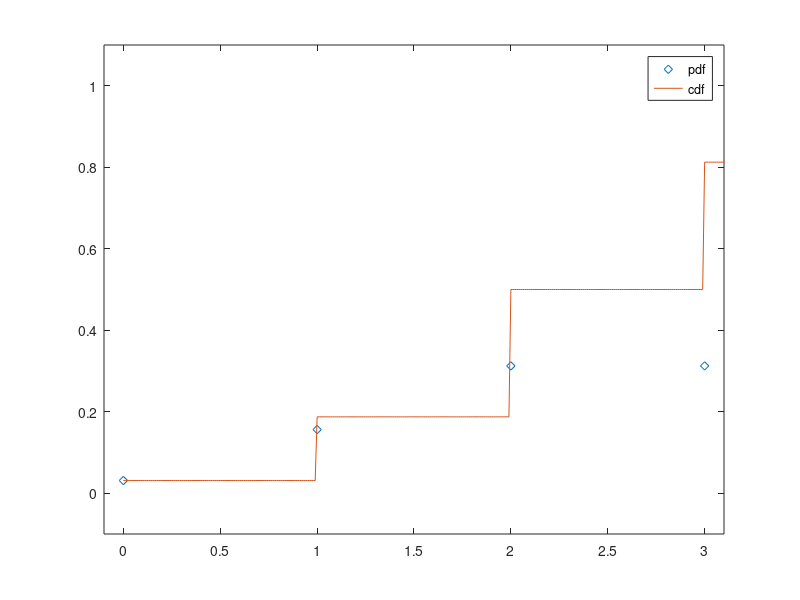

The MATLAB source for this figure:
n=input('Enter the nr of trials: ');
% n=3, A[0 1 2 3 ; 1/8 3/8 3/8 1/8]
A=[0:n ;pdf('bino',0:n,n,0.5)]
% graph
%plot(0:n,pdf('bino',0:n,n,0.5))


%plot(0:0.01:n,cdf('bino',0:0.01:n,n,0.5))

plot(0:n,pdf('bino',0:n,n,0.5),'d')
% hold on/ hold off to plot multiple function in one graph
hold on 
plot(0:0.01:n,cdf('bino',0:0.01:n,n,0.5))
legend('pdf','cdf')
%zoom in 
axis([-0.1,3.1,-0.1,1.1])
hold off


fprintf('P(X=0) is %f \n',pdf('bino',0,n,0.5))

fprintf('P(X!=1) is %f \n',1-pdf('bino',1,n,0.5))

fprintf('P(X<=2) is %f \n', cdf('bino',2,n,0.5))% F(X=2)=P(X<=2)

fprintf('P(X<2) is %f \n', cdf('bino',2,n,0.5)-pdf('bino',2,n,0.5))  %P(X < 2) = F(X = 2) - P(X = 2) = P(X <= 2) - P(X = 2)

fprintf('P(X>=1) is %f \n', 1-pdf('bino',0,n,0.5)) % P(X>=1)= 1-P(X<1)= 1- P(0)

fprintf('P(X>1) is %f \n', 1-cdf('bino',1,n,0.5)) % P(X>1)=1-P(X<=1)= 1- F(X=1)


s=0;
for i = 1:n
        a=rand;
        if a>0.5
            s=s+1;
            fprintf("Heads\n")
        else
            fprintf("Tails\n")
end
end
s
pdf('bino',s,n,0.5)


